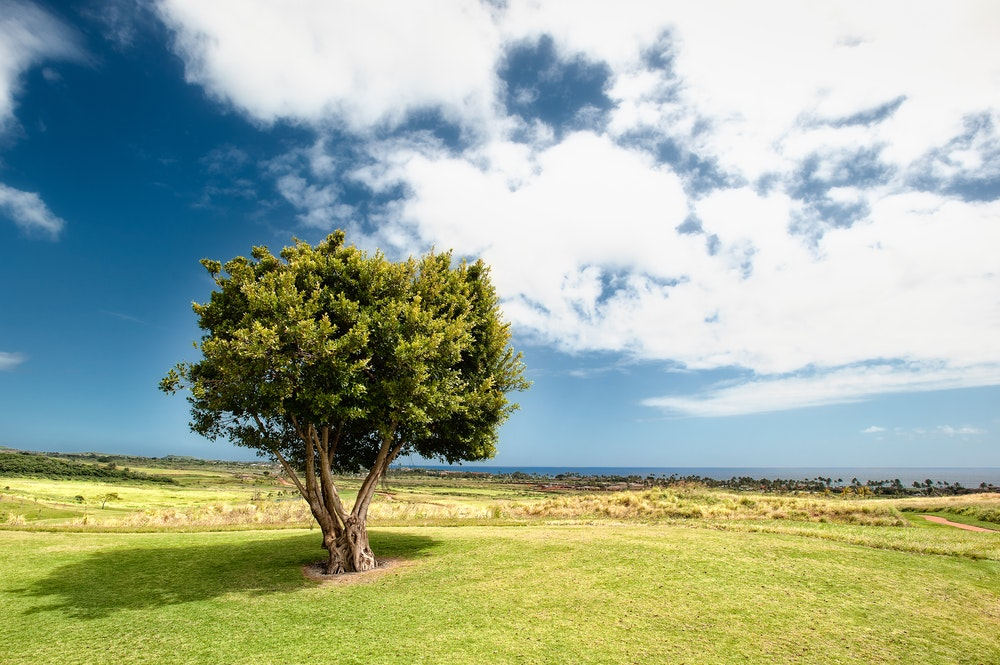
%> input picture Test Pictures/landscape.jpg, 1000 x 665 px
$ octave rgbComponents.m   (GNU Octave 9; MATLAB toolbox functions it lacks are replaced by stand-ins)
%> lines starting %> are read from the running program, lines starting %| are printed output that depends on the picture
image = imread('landscape.jpg');
%> image is the input picture: size 665x1000x3 uint8; mean R, G, B 160.3, 174.6, 153.9

% decompose image into R, G and B components
imageR = image;
imageR(:,:,2:3) = 0;
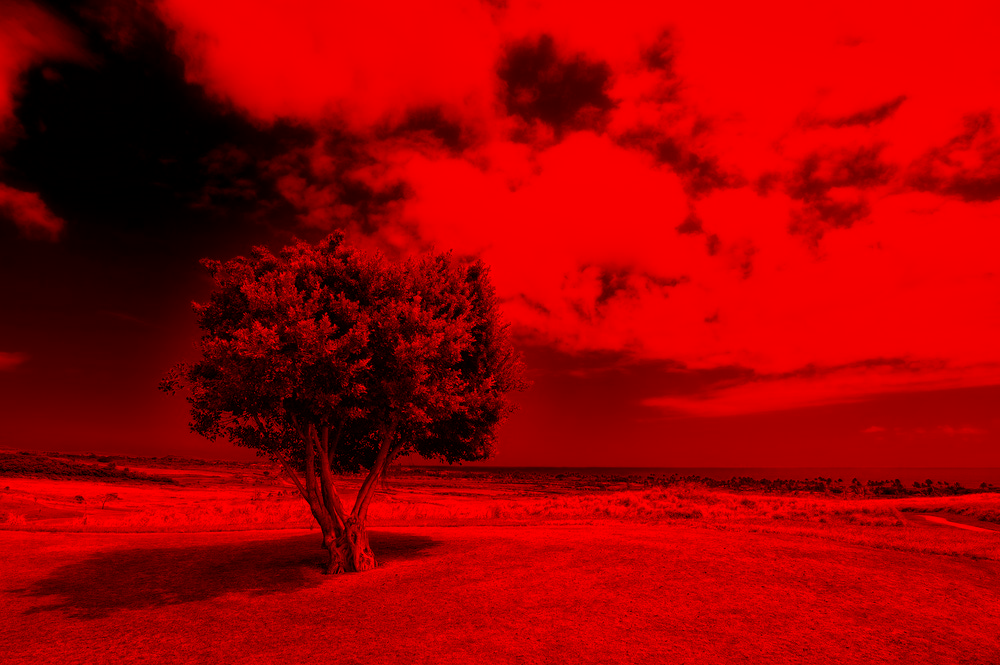
%> imageR: size 665x1000x3 uint8; mean R, G, B 160.3, 0, 0
imageG = image;
imageG(:,:,[1 3]) = 0;
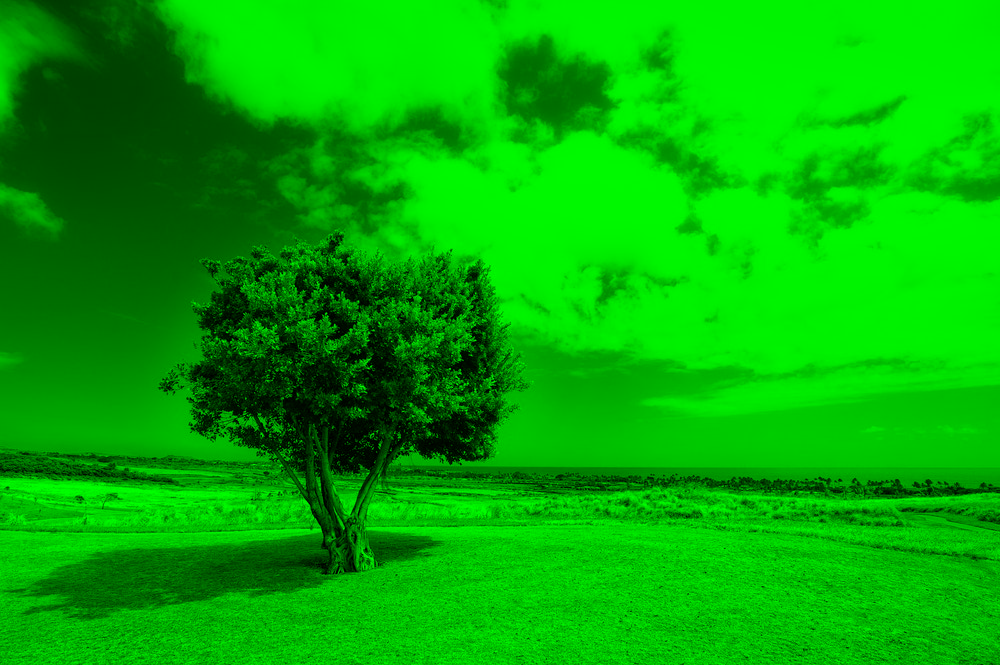
%> imageG: size 665x1000x3 uint8; mean R, G, B 0, 174.6, 0
imageB = image;
imageB(:,:,1:2) = 0;
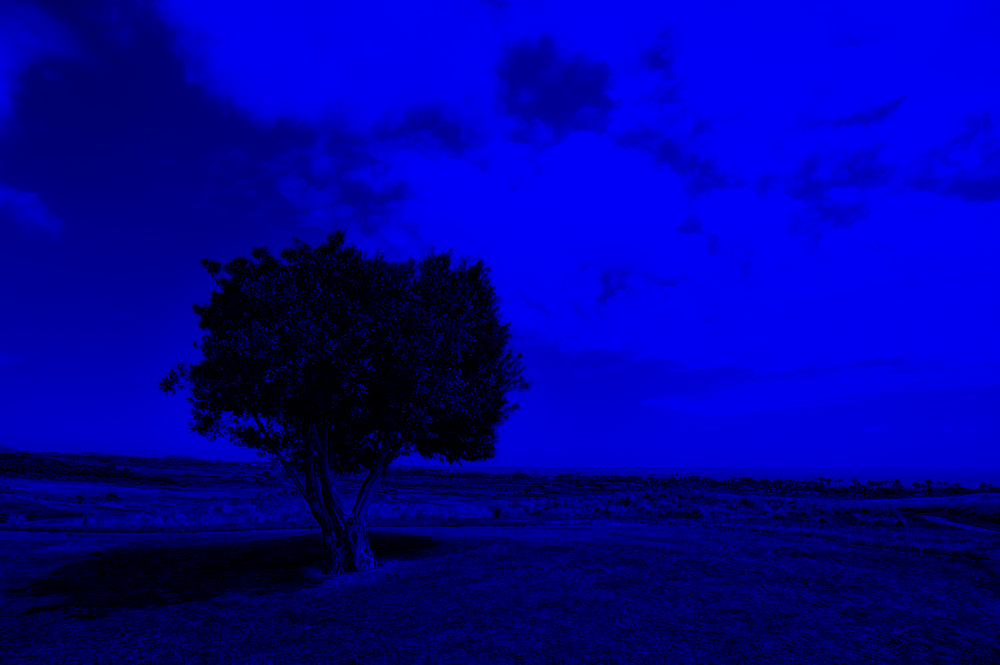
%> imageB: size 665x1000x3 uint8; mean R, G, B 0, 0, 153.9
figure,montage({image, imageR, imageG, imageB})
%> after `montage({image, imageR, imageG, imageB})`:
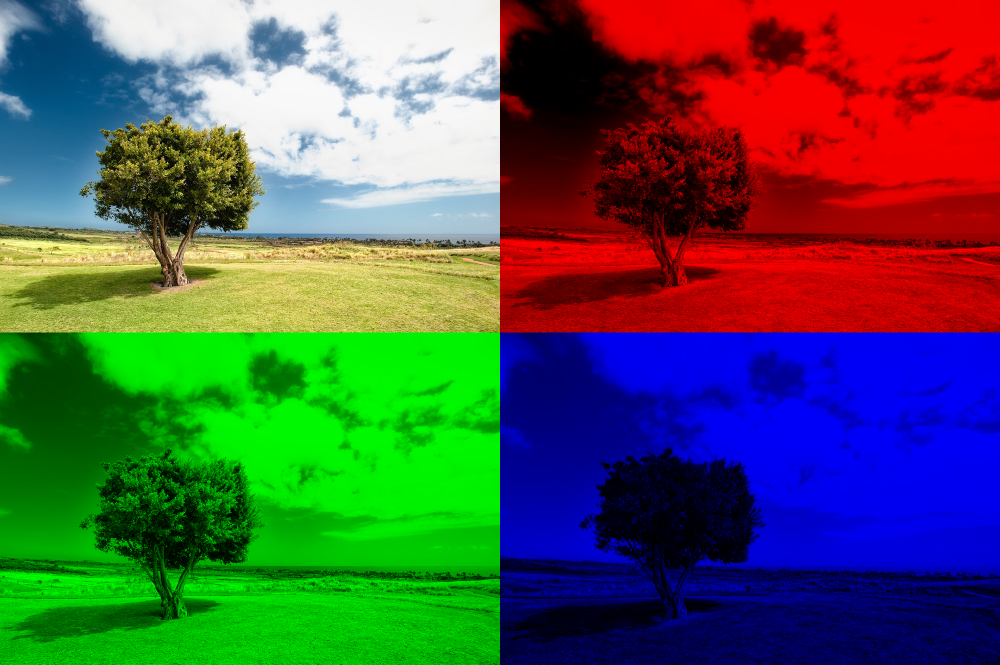
%> displayed picture: size 1330x2000x3, on the screen's scale of 0 to 255 (shown at 1/2 size); mean R, G, B 80.2, 87.3, 76.9

% map components to greyscale
imageR = image(:,:,1);
%> imageR: size 665x1000 uint8
imageG = image(:,:,2);
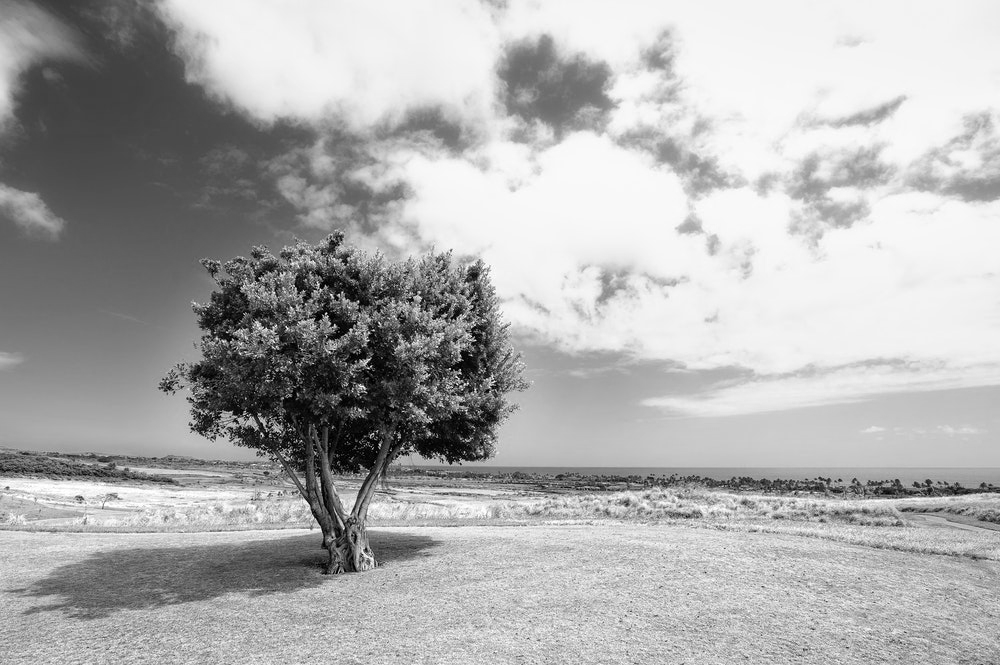
%> imageG: size 665x1000 uint8; min 0, max 255, mean 174.6
imageB = image(:,:,3);
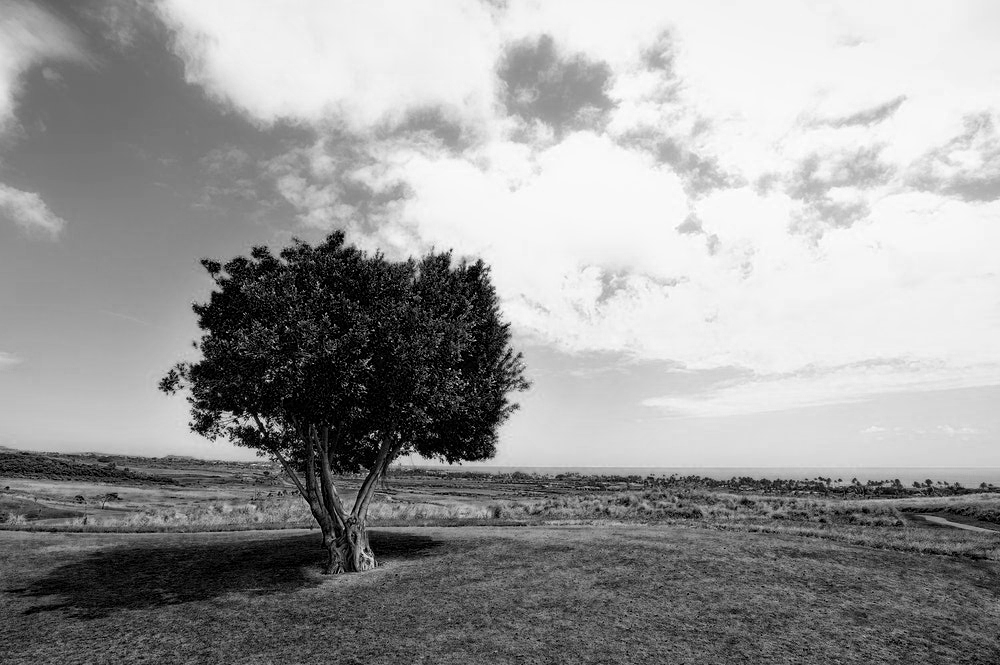
%> imageB: size 665x1000 uint8; min 0, max 255, mean 153.9
figure,montage({image, imageR, imageG, imageB})
%> after `montage({image, imageR, imageG, imageB})`:
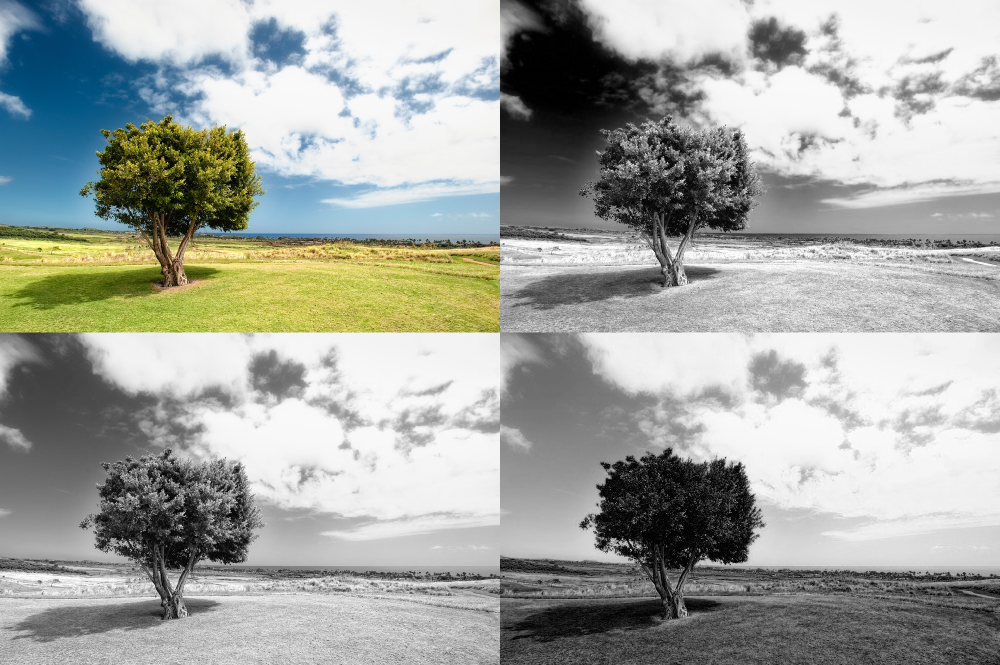
%> displayed picture: size 1330x2000x3, on the screen's scale of 0 to 255 (shown at 1/2 size); mean R, G, B 162.3, 165.8, 160.7

$ run again, with Test Pictures/cube.jpg copied over Test Pictures/landscape.jpg
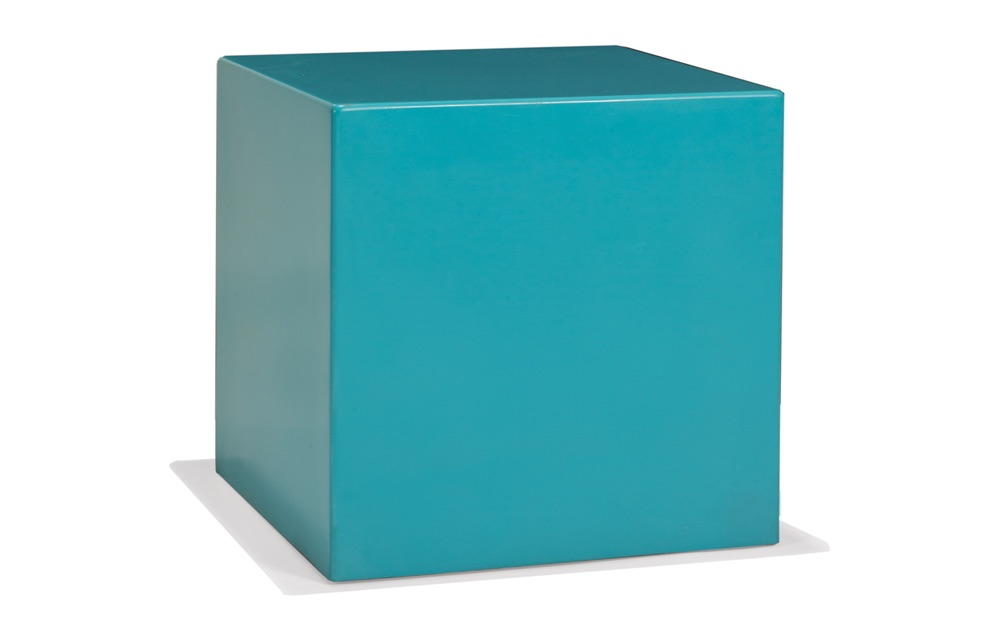
%> input picture Test Pictures/cube.jpg, 1000 x 636 px
%> image is the input picture: size 636x1000x3 uint8; mean R, G, B 162.1, 208.8, 213.6
%> `imageB(:,:,1:2) = 0;`:
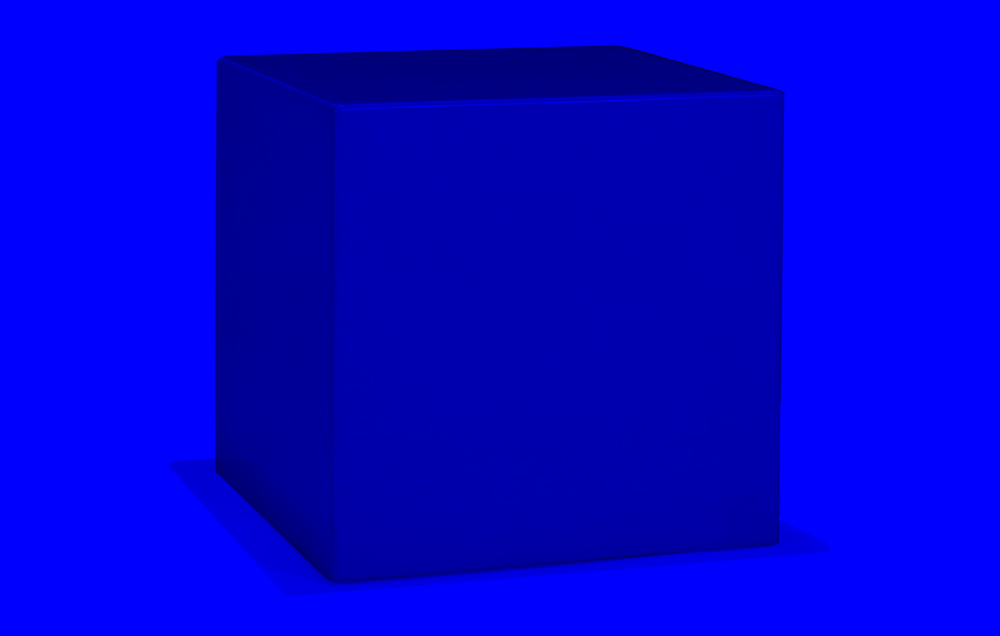
%> imageB: size 636x1000x3 uint8; mean R, G, B 0, 0, 213.6
%> `montage({image, imageR, imageG, imageB})`:
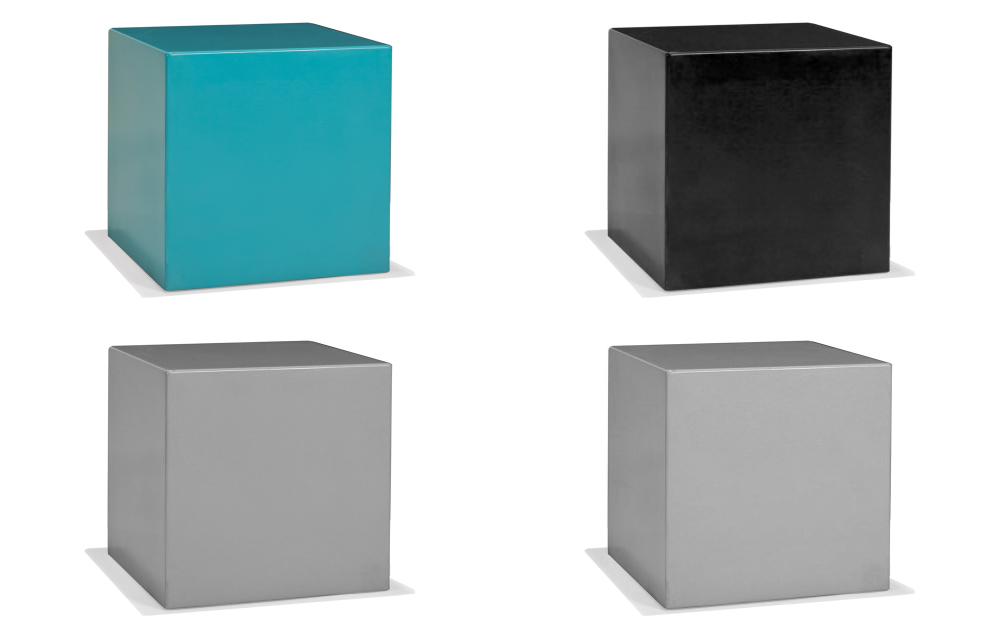
%> displayed picture: size 1272x2000x3, on the screen's scale of 0 to 255 (shown at 1/2 size); mean R, G, B 186.7, 198.4, 199.5
